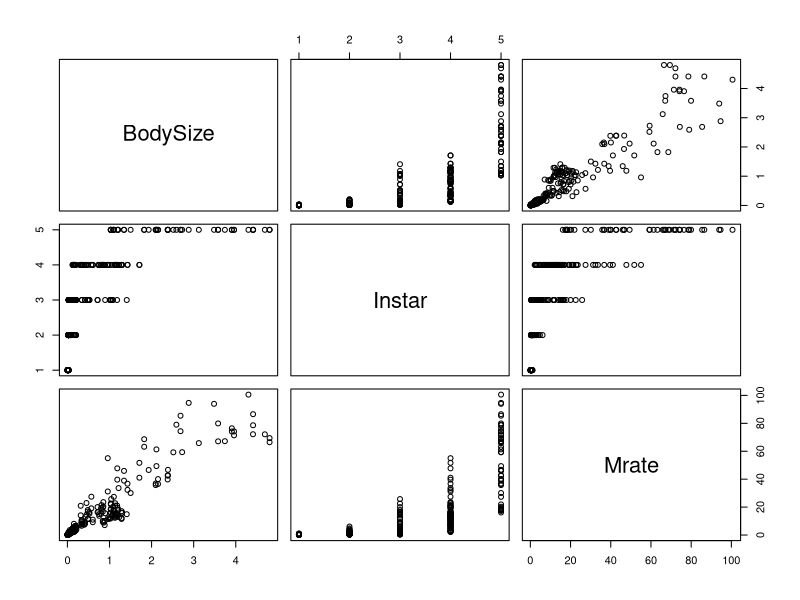

Here is the R script that generated this plot: (Note: a time limit stopped this script after it produced the figure.)
## ---- chunk 1
#clear workspace
rm(list=ls())
#loas data
data = read.csv("MetabolicRate.csv")

# build variable
mRate = log(data$Mrate)
instar = data$Instar
bodySize = log(data$BodySize)
## ---- chunk 2
pairs(data)
## ---- chunk 3
# Build grid
stepBeta0Grid = 0.25
stepBeta1Grid = 0.1
stepBeta2Grid = 0.1
stepSigmaGrid = 0.1

beta0Grid = seq(-5, 5, by = stepBeta0Grid)
beta1Grid = seq(-2, 2, by = stepBeta1Grid)
beta2Grid = seq(-2, 2, by = stepBeta2Grid)
sigmaGrid = seq(0.1, 3, by = stepSigmaGrid)

nBeta0Grid = length(beta0Grid)
nBeta1Grid = length(beta1Grid)
nBeta2Grid = length(beta2Grid)
nSigmaGrid = length(sigmaGrid)

# Uninformed Priors
computePrior <- function() {
  prior = array(rep(1, nBeta0Grid * nBeta1Grid * nBeta2Grid * nSigmaGrid),
                dim = c(nBeta0Grid, nBeta1Grid, nBeta2Grid, nSigmaGrid))
  for (nB0 in 1:nBeta0Grid) {
    for (nB1 in 1:nBeta1Grid) {
      for (nB2 in 1:nBeta2Grid) {
        for (nSig in 1:nSigmaGrid) {
          prior[nB0, nB1, nB2, nSig] = 1 / (nSig ^ 2)
        }
      }
    }
  }
  return(prior)
}

# Compute Likelihood
# y = mRate, x1 = bodySize, x2 = instar
computeLikelihood <- function(y, x1, x2, b0, b1, b2, noise) {
  logLike = sum(log(dnorm(y - (b0 + b1 * x1 + b2 * x2), mean=0, noise)))
  like = exp(logLike)
  return(like)
}

# Compute Posterior
computeJointPost <- function(y, x1, x2, priorM) {
  postM = array(1, dim = c(nBeta0Grid, nBeta1Grid, nBeta2Grid, nSigmaGrid))
  for (nB0 in 1:nBeta0Grid) {
    B0 = beta0Grid[nB0]
    for (nB1 in 1:nBeta1Grid) {
      B1 = beta1Grid[nB1]
      for (nB2 in 1:nBeta2Grid) {
        B2 = beta2Grid[nB2]
        for (nSig in 1:nSigmaGrid) {
          sig = sigmaGrid[nSig]
          prior = priorM[nB0, nB1, nB2, nSig]
          likelihood = computeLikelihood(y, x1, x2, B0, B1, B2, sig)
          posterior = likelihood * prior
          postM[nB0, nB1, nB2, nSig] = posterior
        }
      }
    }
  }
  # normalize
  postM = postM / (sum(postM) * stepBeta0Grid * stepBeta1Grid * stepBeta2Grid * stepSigmaGrid)
  return(postM)
}

#Compute Joint Posterior
priorM = computePrior()
postM = computeJointPost(mRate, bodySize, instar, priorM)
## ---- chunk 4
# Posterior Beta 0|data
mPostBeta0 = apply(postM, c(1), sum)
mPostBeta0 = mPostBeta0 /  (sum(mPostBeta0) * stepBeta0Grid)
plot(beta0Grid, mPostBeta0, main = "Marginal Posterior Distributions For Beta 0", 
     type="l", lwd=2, xlab="Beta 0", ylab="Posterior")

## ---- chunk 5
# Posterior Beta 1|data
mPostBeta1 = apply(postM, c(2), sum)
mPostBeta1 = mPostBeta1 /  (sum(mPostBeta1) * stepBeta1Grid)
plot(beta1Grid, mPostBeta1, main = "Marginal Posterior Distributions For Beta 1", 
     type="l", lwd=2, xlab="Beta 1", ylab="Posterior")

## ---- chunk 6
# Posterior Beta 2|data
mPostBeta2 = apply(postM, c(3), sum)
mPostBeta2 = mPostBeta2 /  (sum(mPostBeta2) * stepBeta2Grid)
plot(beta2Grid, mPostBeta2, main = "Marginal Posterior Distributions For Beta 2", 
     type="l", lwd=2, xlab="Beta 2", ylab="Posterior")

## ---- chunk 7
# Posterior Sigma|data
mPostSigma = apply(postM, c(4), sum)
mPostSigma = mPostSigma /  (sum(mPostSigma) * stepSigmaGrid)
plot(sigmaGrid, mPostSigma, main = "Marginal Posterior Distributions For Sigma", 
     type="l", lwd=2, xlab="Sigma", ylab="Posterior")

## ---- chunk 8
stepBeta0Grid = 0.05
stepBeta1Grid = 0.01
stepBeta2Grid = 0.01
stepSigmaGrid = 0.1

beta0Grid = seq(2, 4, by = stepBeta0Grid)
beta1Grid = seq(0.5, 1, by = stepBeta1Grid)
beta2Grid = seq(-0.25, 0.25, by = stepBeta2Grid)
sigmaGrid = seq(0.1, 1, by = stepSigmaGrid)

nBeta0Grid = length(beta0Grid)
nBeta1Grid = length(beta1Grid)
nBeta2Grid = length(beta2Grid)
nSigmaGrid = length(sigmaGrid)

#Compute Joint Posterior
priorM = computePrior()
postM = computeJointPost(mRate, bodySize, instar, priorM)
## ---- chunk 9
# Posterior Beta 0|data
mPostBeta0 = apply(postM, c(1), sum)
mPostBeta0 = mPostBeta0 /  (sum(mPostBeta0) * stepBeta0Grid)
plot(beta0Grid, mPostBeta0, main = "Marginal Posterior Distributions For Beta 0", 
     type="l", lwd=2, xlab="Beta 0", ylab="Posterior")
## ---- chunk 10
# Posterior Beta 1|data
mPostBeta1 = apply(postM, c(2), sum)
mPostBeta1 = mPostBeta1 /  (sum(mPostBeta1) * stepBeta1Grid)
plot(beta1Grid, mPostBeta1, main = "Marginal Posterior Distributions For Beta 1", 
     type="l", lwd=2, xlab="Beta 1", ylab="Posterior")
## ---- chunk 11
# Posterior Beta 2|data
mPostBeta2 = apply(postM, c(3), sum)
mPostBeta2 = mPostBeta2 /  (sum(mPostBeta2) * stepBeta2Grid)
plot(beta2Grid, mPostBeta2, main = "Marginal Posterior Distributions For Beta 2", 
     type="l", lwd=2, xlab="Beta 2", ylab="Posterior")

## ---- chunk 12
# Posterior Sigma|data
mPostSigma = apply(postM, c(4), sum)
mPostSigma = mPostSigma /  (sum(mPostSigma) * stepSigmaGrid)
plot(sigmaGrid, mPostSigma, main = "Marginal Posterior Distributions For Sigma", 
     type="l", lwd=2, xlab="Sigma", ylab="Posterior")

## ---- chunk 13
## Enter code here ##
stepBeta0Grid = 0.05
stepBeta1Grid = 0.01
stepBeta2Grid = 0.01
stepSigmaGrid = 0.005

beta0Grid = seq(2, 3.5, by = stepBeta0Grid)
beta1Grid = seq(0.75, 1, by = stepBeta1Grid)
beta2Grid = seq(-0.1, 0.25, by = stepBeta2Grid)
sigmaGrid = seq(0.3, 0.5, by = stepSigmaGrid)

nBeta0Grid = length(beta0Grid)
nBeta1Grid = length(beta1Grid)
nBeta2Grid = length(beta2Grid)
nSigmaGrid = length(sigmaGrid)

#Compute Joint Posterior
priorM = computePrior()
postM = computeJointPost(mRate, bodySize, instar, priorM)
## ---- chunk 14
# Posterior Beta 0|data
mPostBeta0 = apply(postM, c(1), sum)
mPostBeta0 = mPostBeta0 /  (sum(mPostBeta0) * stepBeta0Grid)
plot(beta0Grid, mPostBeta0, main = "Marginal Posterior Distributions For Beta 0", 
     type="l", lwd=2, xlab="Beta 0", ylab="Posterior")
## ---- chunk 15
# Posterior Beta 1|data
mPostBeta1 = apply(postM, c(2), sum)
mPostBeta1 = mPostBeta1 /  (sum(mPostBeta1) * stepBeta1Grid)
plot(beta1Grid, mPostBeta1, main = "Marginal Posterior Distributions For Beta 1", 
     type="l", lwd=2, xlab="Beta 1", ylab="Posterior")
## ---- chunk 16
# Posterior Beta 2|data
mPostBeta2 = apply(postM, c(3), sum)
mPostBeta2 = mPostBeta2 /  (sum(mPostBeta2) * stepBeta2Grid)
plot(beta2Grid, mPostBeta2, main = "Marginal Posterior Distributions For Beta 2", 
     type="l", lwd=2, xlab="Beta 2", ylab="Posterior")

## ---- chunk 17
# Posterior Sigma|data
mPostSigma = apply(postM, c(4), sum)
mPostSigma = mPostSigma /  (sum(mPostSigma) * stepSigmaGrid)
plot(sigmaGrid, mPostSigma, main = "Marginal Posterior Distributions For Sigma", 
     type="l", lwd=2, xlab="Sigma", ylab="Posterior")

## ---- chunk 18
# Marginal Posterior Beta 1|data
mean_mPostBeta1 = sum(beta1Grid * mPostBeta1) * stepBeta1Grid
plot(beta1Grid, mPostBeta1, main = "Marginal Posterior Distributions For Beta 1", 
     type="l", lwd=2, xlab="Beta 1", ylab="Posterior")
abline(v= mean_mPostBeta1, lwd=2, lty=2, col="green")
## ---- chunk 19
# Marginal Posterior Beta 1|data
mean_mPostBeta2 = sum(beta2Grid * mPostBeta2) * stepBeta2Grid
plot(beta2Grid, mPostBeta2, main = "Marginal Posterior Distributions For Beta 2", 
     type="l", lwd=2, xlab="Beta 2", ylab="Posterior")
abline(v= mean_mPostBeta2, lwd=2, lty=2, col="green")
## ---- chunk 20
# joint posterior (i.e., for 𝑃(𝛽 , 𝛽 |𝑑𝑎𝑡𝑎)).
mPostBeta2_3 = apply(postM, c(2, 3), sum)
mPostBeta2_3 = mPostBeta2_3 / (sum(mPostBeta2_3) * stepBeta1Grid * stepBeta2Grid)
library(lattice) 
new.palette=colorRampPalette(c("white","red","yellow","white"),space="rgb") 
levelplot(main="Joint Posterior of B1 and B2",mPostBeta2_3, col.regions=new.palette(20),
  xlab = "B1", ylab = "B2",
  scales=list(x=list(at=c(1,nBeta1Grid), labels=c(0.75,1)),
                      y=list(at=c(1,nBeta2Grid), labels=c(-0.1,0.25))))
## ---- chunk 21
# probability that both 𝛽1 and 𝛽2 are greater than zero.
prop = 0
for (nB1 in 1:nBeta1Grid) {
  for (nB2 in 1:nBeta2Grid) {
    if(beta1Grid[nB1] > 0 && beta2Grid[nB2] > 0)
      prop = prop + mPostBeta2_3[nB1, nB2]
  }
}
# Normalize
prop = prop / sum(mPostBeta2_3)
cat("probability that both B1 and B2 are greater than zero: ", round(prop, 5))
## ---- chunk 22
stepBeta0Grid = 0.02
stepBeta1Grid = 0.01
stepSigmaGrid = 0.005

beta0Grid = seq(-3.5, -1.5, by = stepBeta0Grid)
beta1Grid = seq(1.1, 1.5, by = stepBeta1Grid)
sigmaGrid = seq(0.6, 1, by = stepSigmaGrid)

nBeta0Grid = length(beta0Grid)
nBeta1Grid = length(beta1Grid)
nSigmaGrid = length(sigmaGrid)

computeUniPrior <-function() {
  prior = array(1, dim = c(nBeta0Grid, nBeta1Grid, nSigmaGrid))
  for (nB0 in 1:nBeta0Grid) {
    for (nB1 in 1:nBeta1Grid) {
      for (nsig in 1:nSigmaGrid) {
        prior[nB0, nB1, nsig] = 1 / (nsig ^ 2)
      }
    }
  }
  return(prior)
}

computeUniLikelihood <- function(y, x, b0, b1, noise) {
  loglike = sum(log(dnorm(y, (b0 + b1 * x), noise)))
  like = exp(loglike)
  return(like)
}

computeUniJointPost <- function(y, x, priorM) {
  postM = array(1, dim = c(nBeta0Grid, nBeta1Grid, nSigmaGrid))
  for (nB0 in 1:nBeta0Grid) {
    B0 = beta0Grid[nB0]
    for (nB1 in 1:nBeta1Grid) {
      B1 = beta1Grid[nB1]
      for (nsig in 1:nSigmaGrid) {
        sig = sigmaGrid[nsig]
        liklihood = computeUniLikelihood(y, x, B0, B1, sig)
        prior = priorM[nB0, nB1, nsig]
        postM[nB0, nB1, nsig] = liklihood * prior
      }
    }
  }
  postM = postM / (sum(postM) * stepBeta1Grid * stepBeta2Grid * stepSigmaGrid)
}

priorM = computeUniPrior()
postM = computeUniJointPost(mRate, instar, priorM)
## ---- chunk 23
# Posterior Beta 0|data
mPostBeta0 = apply(postM, c(1), sum)
mPostBeta0 = mPostBeta0 /  (sum(mPostBeta0) * stepBeta0Grid)
plot(beta0Grid, mPostBeta0, main = "Marginal Posterior Distributions For Beta 0", 
     type="l", lwd=2, xlab="Beta 0", ylab="Posterior")
## ---- chunk 24
# Posterior Beta 1|data
mPostBeta1 = apply(postM, c(2), sum)
mPostBeta1 = mPostBeta1 /  (sum(mPostBeta1) * stepBeta1Grid)
plot(beta1Grid, mPostBeta1, main = "Marginal Posterior Distributions For Beta 1", 
     type="l", lwd=2, xlab="Beta 1", ylab="Posterior")
## ---- chunk 25
# Posterior Sigma|data
mPostSigma = apply(postM, c(3), sum)
mPostSigma = mPostSigma /  (sum(mPostSigma) * stepSigmaGrid)
plot(sigmaGrid, mPostSigma, main = "Marginal Posterior Distributions For Sigma", 
     type="l", lwd=2, xlab="Sigma", ylab="Posterior")

## ---- chunk 26
mean_mPostBeta1U = sum(mPostBeta1 * beta1Grid) * stepBeta1Grid
cat("mean marginal posteriors for Beta 1 under the univariate: ", mean_mPostBeta1U, "\n")

cat("mean marginal posteriors for Beta 1 under the bivariate: ", mean_mPostBeta2 + mean_mPostBeta1)
## ---- chunk 27
#Everythign else already logged.
plot(main = " log(bodySize) vs log(mRate)", bodySize, mRate, 
     col = as.numeric(instar), pch=16, xlab=" log(bodySize)", ylab=" log(mRate)")
legend("topleft", legend=unique(instar), col=1:5, pch = 16, title = "Instar", bty="n")
